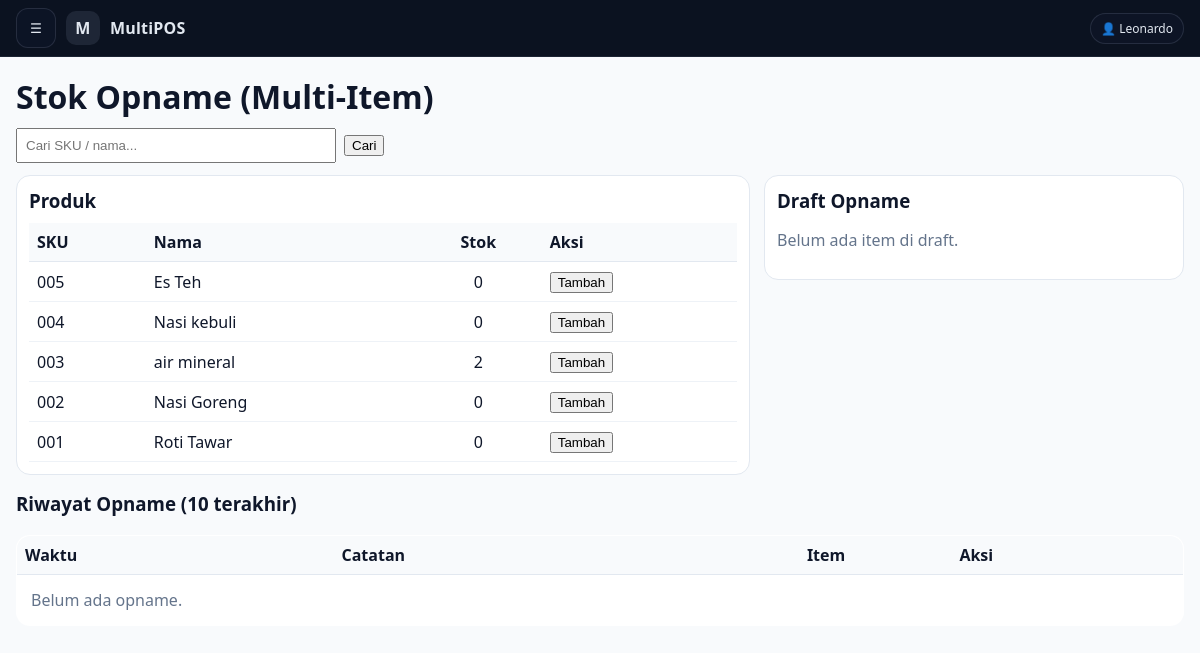
/advance/admin_stock_opname.php (signed in), run on the app's committed database.
### tables this page shows
CREATE TABLE `products` (
  `id` bigint(20) UNSIGNED NOT NULL,
  `store_id` bigint(20) UNSIGNED NOT NULL,
  `category_id` bigint(20) UNSIGNED DEFAULT NULL,
  `sku` varchar(60) DEFAULT NULL,
  `image_path` varchar(255) DEFAULT NULL,
  `name` varchar(150) NOT NULL,
  `price` int(10) UNSIGNED NOT NULL DEFAULT 0,
  `stock` int(11) NOT NULL DEFAULT 0,
  `is_active` tinyint(1) NOT NULL DEFAULT 1,
  `discount_is_active` tinyint(1) NOT NULL DEFAULT 0,
  `discount_percent` int(10) UNSIGNED NOT NULL DEFAULT 0,
  `created_at` timestamp NOT NULL DEFAULT current_timestamp(),
  `updated_at` timestamp NULL DEFAULT NULL ON UPDATE current_timestamp()
);

### advance/admin_stock_opname.php (the view, shortened to what this page needs)
<?php
require __DIR__ . '/../config/db.php';
$adminId=(int)auth_user()['id'];
$st=$pdo->prepare("SELECT id,name FROM stores WHERE owner_admin_id=? AND is_active=1 LIMIT 1");
$st->execute([$adminId]);
$store=$st->fetch();
$storeId=(int)$store['id'];
function fetch_products(PDO $pdo,int $storeId,string $q): array {
  $params=[$storeId];
  $where="store_id=? AND is_active=1";
  $s=$pdo->prepare("SELECT id,sku,name,stock FROM products WHERE $where ORDER BY id DESC LIMIT 50");
  $s->execute($params);
  return $s->fetchAll();
}
function fetch_cart_rows(PDO $pdo,int $storeId,array $cart): array {
  if(!$cart) return [];
  $ids=array_keys($cart);
  $in=implode(',', array_fill(0,count($ids),'?'));
  $params=array_merge([$storeId], $ids);
  $q=$pdo->prepare("SELECT id,sku,name,stock FROM products WHERE store_id=? AND id IN ($in)");
  $q->execute($params);
  $rows=$q->fetchAll();
  usort($rows, fn($a,$b)=> array_search($a['id'],$ids) <=> array_search($b['id'],$ids));
  return $rows;
}
$q = trim($_GET['q'] ?? '');
$products = fetch_products($pdo,$storeId,$q);
$cartRows = fetch_cart_rows($pdo,$storeId,$_SESSION['opname_cart']);
$hist=$pdo->prepare("
  SELECT o.id,o.created_at,o.note,
         (SELECT COUNT(*) FROM stock_opname_items i WHERE i.opname_id=o.id) AS items_count
  FROM stock_opnames o
  WHERE o.store_id=?
  ORDER BY o.id DESC
  LIMIT 10
");
$hist->execute([$storeId]);
$rows=$hist->fetchAll();
require __DIR__ . '/../publik/partials/admin_layout_top.php';
?>
<h1 style="margin:0 0 10px;">Stok Opname (Multi-Item)</h1>
<form method="get" style="margin:0 0 12px;display:flex;gap:8px;align-items:center;">
  <input name="q" placeholder="Cari SKU / nama..." value="<?= htmlspecialchars($q) ?>" style="padding:8px;width:320px;">
  <button type="submit">Cari</button>
</form>
<div style="display:flex;gap:14px;align-items:flex-start;">
  <div style="flex:2;background:#fff;border:1px solid #e2e8f0;border-radius:14px;padding:12px;">
    <h3 style="margin:0 0 10px;">Produk</h3>
    <table width="100%" cellpadding="8" cellspacing="0" style="border-collapse:collapse;">
      <tr style="background:#f8fafc;border-bottom:1px solid #e2e8f0;">
        <th align="left">SKU</th><th align="left">Nama</th><th align="center">Stok</th><th align="left">Aksi</th>
      </tr>
      <?php foreach($products as $p): $pid=(int)$p['id']; ?>
        <tr style="border-bottom:1px solid #eef2f7;">
          <td><?= htmlspecialchars($p['sku'] ?? '-') ?></td>
          <td><?= htmlspecialchars($p['name']) ?></td>
          <td align="center"><?= (int)$p['stock'] ?></td>
          <td>
            <form method="post" style="display:inline">
              <button type="submit" <?= array_key_exists($pid,$_SESSION['opname_cart'])?'disabled':'' ?>>
                <?= array_key_exists($pid,$_SESSION['opname_cart'])?'Sudah ditambah':'Tambah' ?>
              </button>
            </form>
          </td>
        </tr>
      <?php endforeach; if(!$products): ?>
        <tr><td colspan="4" style="padding:12px;color:#64748b;">Tidak ada produk.</td></tr>
      <?php endif; ?>
    </table>
  </div>
  <div style="flex:1;background:#fff;border:1px solid #e2e8f0;border-radius:14px;padding:12px;min-width:420px;">
    <h3 style="margin:0 0 10px;">Draft Opname</h3>
    <?php if(!$cartRows): ?>
      <p style="color:#64748b;">Belum ada item di draft.</p>
    <?php endif; ?>
  </div>
</div>
<h3 style="margin-top:16px;">Riwayat Opname (10 terakhir)</h3>
<table width="100%" cellpadding="8" cellspacing="0"
  style="background:#fff;border:1px solid #e2e8f0;border-radius:14px;overflow:hidden;border-collapse:collapse;">
  <tr style="background:#f8fafc;border-bottom:1px solid #e2e8f0;">
    <th align="left">Waktu</th><th align="left">Catatan</th><th align="center">Item</th><th align="left">Aksi</th>
  </tr>
  <?php foreach($rows as $r): ?>
    <tr style="border-bottom:1px solid #eef2f7;">
      <td><?= htmlspecialchars($r['created_at']) ?></td>
      <td><?= htmlspecialchars($r['note'] ?? '-') ?></td>
      <td align="center"><?= (int)$r['items_count'] ?></td>
      <td><a href="admin_stock_opname_detail.php?id=<?= (int)$r['id'] ?>">Detail</a></td>
    </tr>
  <?php endforeach; if(!$rows): ?>
    <tr><td colspan="4" style="padding:14px;color:#64748b;">Belum ada opname.</td></tr>
  <?php endif; ?>
</table>
<?php require __DIR__ . '/../publik/partials/admin_layout_bottom.php'; ?>

### publik/partials/admin_layout_top.php (style rules this page uses)
:root { --bg:#0b1220; --panel:#0f172a; --panel2:#111c34; --text:#e2e8f0; --muted:#94a3b8; --card:#ffffff; --border:#e2e8f0; --content-bg:#f8fafc; --accent:#2563eb; --danger:#ef4444; }
* { box-sizing:border-box }
html,body { height:100% }
body { margin:0; font-family: ui-sans-serif, system-ui, -apple-system, Segoe UI, Roboto, Helvetica, Arial, "Apple Color Emoji","Segoe UI Emoji"; background: var(--content-bg); color:#0f172a; }

### data on the page
products: sku "005", name "Es Teh", stock "0", shows "Tambah"
products: sku "004", name "Nasi kebuli", stock "0", shows "Tambah"
products: sku "003", name "air mineral", stock "2", shows "Tambah"
products: sku "002", name "Nasi Goreng", stock "0", shows "Tambah"
products: sku "001", name "Roti Tawar", stock "0", shows "Tambah"

### other printed values
mb_substr((string)$appName, 0, 1) "M"
$appName "MultiPOS"
$userName "Leonardo"
